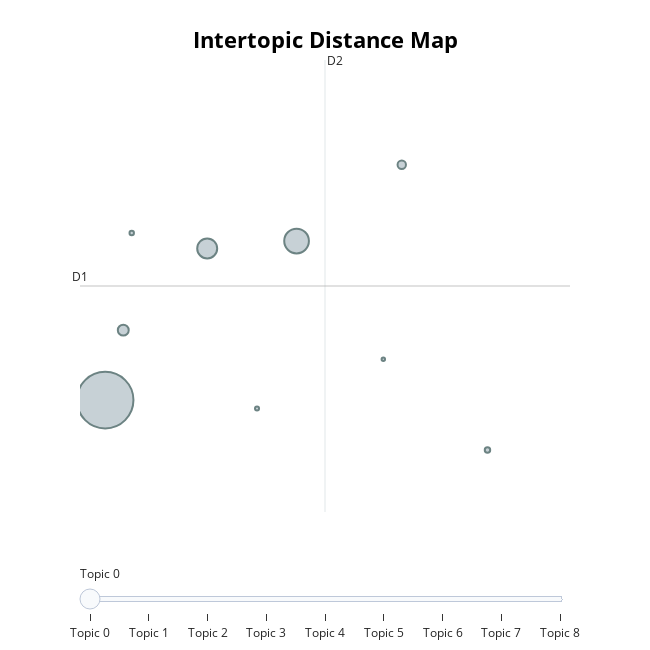

The code cell stored with this chart in its notebook:
### Code cell
topic_model.visualize_topics()

### Figure 1 — Plotly figure (JSON) as saved in the notebook; plotly's stock layout.template omitted (floating-point values rounded to 4 significant figures)
{"data": [{"customdata": [[0, "algorithm | learning | data | set | function", 3255], [1, "model | neurons | spike | time | figure", 621], [2, "image | images | object | model | training", 406], [3, "ranking | privacy | model | data | algorithm", 121], [4, "model | protein | data | patients | time", 72], [5, "causal | variables | graph | model | data", 30], [6, "hashing | hash | binary | codes | bits", 20], [7, "music | musical | songs | notes | harmonic", 17], [8, "ba | wv | rts | yx | fe", 12]], "hovertemplate": "<b>Topic %{customdata[0]}</b><br>%{customdata[1]}<br>Size: %{customdata[2]}", "legendgroup": "", "marker": {"color": "#B0BEC5", "line": {"color": "DarkSlateGrey", "width": 2}, "size": [3255, 621, 406, 121, 72, 30, 20, 17, 12], "sizemode": "area", "sizeref": 2.034, "symbol": "circle"}, "mode": "markers", "name": "", "orientation": "v", "showlegend": false, "type": "scatter", "x": [2.48, 5.308, 3.987, 2.747, 6.862, 8.129, 2.872, 4.724, 6.59], "xaxis": "x", "y": [3.885, 5.219, 5.157, 4.472, 5.859, 3.466, 5.286, 3.815, 4.227], "yaxis": "y"}], "layout": {"annotations": [{"showarrow": false, "text": "D1", "x": 2.108, "y": 4.842, "yshift": 10}, {"showarrow": false, "text": "D2", "x": 5.728, "xshift": 10, "y": 6.738}], "height": 650, "hoverlabel": {"bgcolor": "white", "font": {"family": "Rockwell", "size": 16}}, "legend": {"itemsizing": "constant", "tracegroupgap": 0}, "margin": {"t": 60}, "shapes": [{"line": {"color": "#CFD8DC", "width": 2}, "type": "line", "x0": 5.728, "x1": 5.728, "y0": 2.946, "y1": 6.738}, {"line": {"color": "#9E9E9E", "width": 2}, "type": "line", "x0": 2.108, "x1": 9.348, "y0": 4.842, "y1": 4.842}], "sliders": [{"active": 0, "pad": {"t": 50}, "steps": [{"args": [{"marker.color": [["red", "#B0BEC5", "#B0BEC5", "#B0BEC5", "#B0BEC5", "#B0BEC5", "#B0BEC5", "#B0BEC5", "#B0BEC5"]]}], "label": "Topic 0", "method": "update"}, {"args": [{"marker.color": [["#B0BEC5", "red", "#B0BEC5", "#B0BEC5", "#B0BEC5", "#B0BEC5", "#B0BEC5", "#B0BEC5", "#B0BEC5"]]}], "label": "Topic 1", "method": "update"}, {"args": [{"marker.color": [["#B0BEC5", "#B0BEC5", "red", "#B0BEC5", "#B0BEC5", "#B0BEC5", "#B0BEC5", "#B0BEC5", "#B0BEC5"]]}], "label": "Topic 2", "method": "update"}, {"args": [{"marker.color": [["#B0BEC5", "#B0BEC5", "#B0BEC5", "red", "#B0BEC5", "#B0BEC5", "#B0BEC5", "#B0BEC5", "#B0BEC5"]]}], "label": "Topic 3", "method": "update"}, {"args": [{"marker.color": [["#B0BEC5", "#B0BEC5", "#B0BEC5", "#B0BEC5", "red", "#B0BEC5", "#B0BEC5", "#B0BEC5", "#B0BEC5"]]}], "label": "Topic 4", "method": "update"}, {"args": [{"marker.color": [["#B0BEC5", "#B0BEC5", "#B0BEC5", "#B0BEC5", "#B0BEC5", "red", "#B0BEC5", "#B0BEC5", "#B0BEC5"]]}], "label": "Topic 5", "method": "update"}, {"args": [{"marker.color": [["#B0BEC5", "#B0BEC5", "#B0BEC5", "#B0BEC5", "#B0BEC5", "#B0BEC5", "red", "#B0BEC5", "#B0BEC5"]]}], "label": "Topic 6", "method": "update"}, {"args": [{"marker.color": [["#B0BEC5", "#B0BEC5", "#B0BEC5", "#B0BEC5", "#B0BEC5", "#B0BEC5", "#B0BEC5", "red", "#B0BEC5"]]}], "label": "Topic 7", "method": "update"}, {"args": [{"marker.color": [["#B0BEC5", "#B0BEC5", "#B0BEC5", "#B0BEC5", "#B0BEC5", "#B0BEC5", "#B0BEC5", "#B0BEC5", "red"]]}], "label": "Topic 8", "method": "update"}]}], "title": {"font": {"color": "Black", "size": 22}, "text": "<b>Intertopic Distance Map</b>", "x": 0.5, "xanchor": "center", "y": 0.95, "yanchor": "top"}, "width": 650, "xaxis": {"anchor": "y", "domain": [0, 1], "range": [2.108, 9.348], "title": {"text": ""}, "type": "linear", "visible": false}, "yaxis": {"anchor": "x", "domain": [0, 1], "range": [2.946, 6.738], "title": {"text": ""}, "type": "linear", "visible": false}}}
